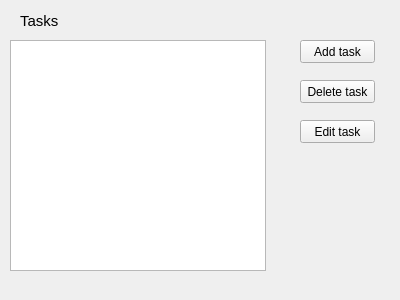
<?xml version="1.0" encoding="UTF-8"?>
<ui version="4.0">
 <class>PBacklogWindow</class>
 <widget class="QWidget" name="PBacklogWindow">
  <property name="geometry">
   <rect>
    <x>0</x>
    <y>0</y>
    <width>400</width>
    <height>300</height>
   </rect>
  </property>
  <property name="windowTitle">
   <string>Product Backlog</string>
  </property>
  <widget class="QListWidget" name="tasks">
   <property name="geometry">
    <rect>
     <x>10</x>
     <y>40</y>
     <width>256</width>
     <height>231</height>
    </rect>
   </property>
  </widget>
  <widget class="QLabel" name="label">
   <property name="geometry">
    <rect>
     <x>20</x>
     <y>10</y>
     <width>51</width>
     <height>21</height>
    </rect>
   </property>
   <property name="font">
    <font>
     <pointsize>11</pointsize>
    </font>
   </property>
   <property name="text">
    <string>Tasks</string>
   </property>
  </widget>
  <widget class="QPushButton" name="add">
   <property name="geometry">
    <rect>
     <x>300</x>
     <y>40</y>
     <width>75</width>
     <height>23</height>
    </rect>
   </property>
   <property name="text">
    <string>Add task</string>
   </property>
  </widget>
  <widget class="QPushButton" name="delete_2">
   <property name="geometry">
    <rect>
     <x>300</x>
     <y>80</y>
     <width>75</width>
     <height>23</height>
    </rect>
   </property>
   <property name="text">
    <string>Delete task</string>
   </property>
  </widget>
  <widget class="QPushButton" name="edit">
   <property name="geometry">
    <rect>
     <x>300</x>
     <y>120</y>
     <width>75</width>
     <height>23</height>
    </rect>
   </property>
   <property name="text">
    <string>Edit task</string>
   </property>
  </widget>
 </widget>
 <resources/>
 <connections/>
</ui>
